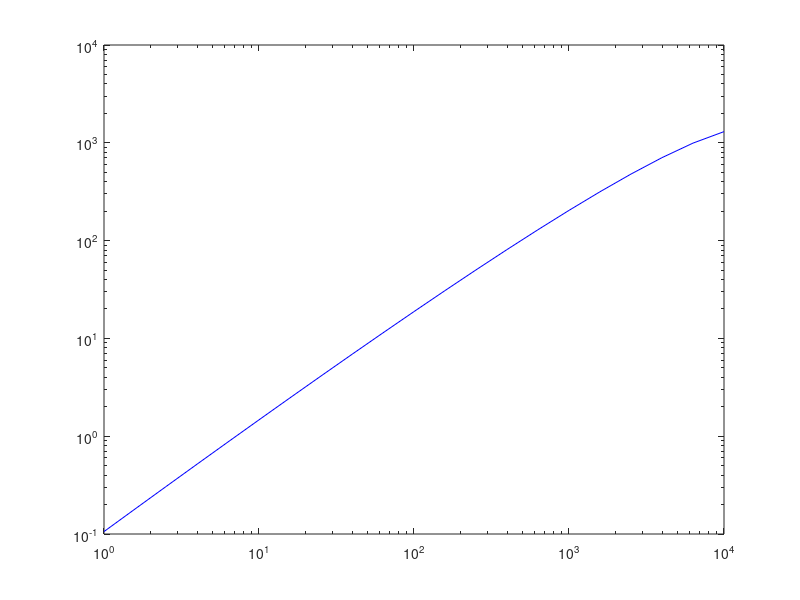

MATLAB code to generate this figure:
e1a = 1; 
e2a = 100;
alphaa = -1.5;
na = 5000;
ta = 2.08;

## e1a = 1; 
## e2a = 100;
## alphaa = -1.5;
## na = 1100;
## ta = 0.55; 

e1b = 300; 
e2b = 3000;
alphab = -1.5;
nb = 500;
tb = 22.617;

aa = (na * (alphaa + 1)) / (e2a^(alphaa+1) - e1a^(alphaa+1));
ab = (nb * (alphab + 1)) / (e2b^(alphab+1) - e1b^(alphab+1));

beta = 0.:.01:2.005;

num = (e2b.^(alphab+beta+1) - e1b.^(alphab+beta+1));
den = (e2a.^(alphaa+beta+1) - e1a.^(alphaa+beta+1));

f = (num ./ den) - (tb ./ ta);

nanf = find(isnan(f));
f(nanf) = (f(nanf-1) + f(nanf+1)) / 2;

af = abs(f);
lf = log(af);

plot(beta, lf);

[bestlf, bestbetaind] = min(lf);

bestbeta = beta(bestbetaind)

chia = (ta * (alphaa + bestbeta + 1) / aa);
chia = chia / (e2a.^(alphaa+bestbeta+1) - e1a.^(alphaa+bestbeta+1))

chib = (tb * (alphab + bestbeta + 1) / ab);
chib = chib / (e2b.^(alphab+bestbeta+1) - e1b.^(alphab+bestbeta+1))

x = (0:.2:4.01)';
ene = 10.^x;

emeanloga = 1;
emeanlogb = 3;

chi  = (chib - chia) / (emeanlogb - emeanloga) * (x - emeanloga) + chia;
chi0 = - (chib - chia) ./ (emeanlogb - emeanloga) * emeanloga + chia
chi1 = (chib - chia) ./ (emeanlogb - emeanloga)

timegen = chi .* ene.^bestbeta;

# grid on
loglog(ene, timegen, 'r-');

n = 1000;
alpha = -1.5;
a = (n * (alpha + 1)) ./ ((10^(alpha+1) - 1) * ene.^(alpha+1));

cte = a .* chi ./ (alpha + bestbeta + 1);
timegen10 = cte .* (10^(alpha+bestbeta+1) - 1) .* ene.^(alpha+bestbeta+1);

pause;

loglog(ene, timegen10, 'b-');
